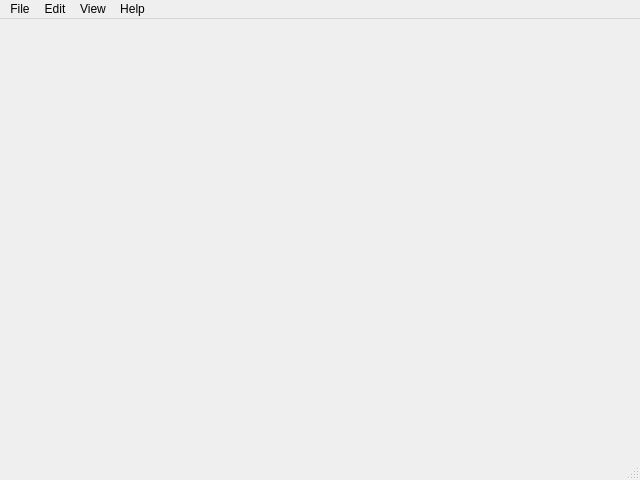
<?xml version="1.0" encoding="UTF-8"?>
<ui version="4.0">
 <class>MainWindow</class>
 <widget class="QMainWindow" name="MainWindow">
  <property name="geometry">
   <rect>
    <x>0</x>
    <y>0</y>
    <width>640</width>
    <height>480</height>
   </rect>
  </property>
  <property name="windowTitle">
   <string>MainWindow</string>
  </property>
  <widget class="QWidget" name="centralwidget">
   <layout class="QGridLayout" name="gridLayout"/>
  </widget>
  <widget class="QMenuBar" name="menubar">
   <property name="geometry">
    <rect>
     <x>0</x>
     <y>0</y>
     <width>640</width>
     <height>24</height>
    </rect>
   </property>
   <widget class="QMenu" name="menuFile">
    <property name="title">
     <string>File</string>
    </property>
    <addaction name="actionRefreshDevices"/>
    <addaction name="actionPortOptions"/>
    <addaction name="separator"/>
    <addaction name="actionQuit"/>
   </widget>
   <widget class="QMenu" name="menuHelp">
    <property name="title">
     <string>Help</string>
    </property>
    <addaction name="actionContents"/>
    <addaction name="separator"/>
    <addaction name="actionAboutQt"/>
    <addaction name="actionAbout"/>
   </widget>
   <widget class="QMenu" name="menuEdit">
    <property name="title">
     <string>Edit</string>
    </property>
    <addaction name="actionPreferences"/>
   </widget>
   <widget class="QMenu" name="menuView">
    <property name="title">
     <string>View</string>
    </property>
   </widget>
   <addaction name="menuFile"/>
   <addaction name="menuEdit"/>
   <addaction name="menuView"/>
   <addaction name="menuHelp"/>
  </widget>
  <widget class="QStatusBar" name="statusbar"/>
  <action name="actionPreferences">
   <property name="text">
    <string>Preferences</string>
   </property>
  </action>
  <action name="actionAbout">
   <property name="text">
    <string>About...</string>
   </property>
  </action>
  <action name="actionContents">
   <property name="text">
    <string>Contents</string>
   </property>
  </action>
  <action name="actionOpenPort">
   <property name="text">
    <string>Open Port</string>
   </property>
  </action>
  <action name="actionSave">
   <property name="text">
    <string>Save Log to File...</string>
   </property>
  </action>
  <action name="actionOpen_Port_Config">
   <property name="text">
    <string>Open Preset</string>
   </property>
  </action>
  <action name="actionRecent_Presents">
   <property name="text">
    <string>Recent Presets</string>
   </property>
  </action>
  <action name="actionSave_Preset">
   <property name="text">
    <string>Save Preset</string>
   </property>
  </action>
  <action name="actionSave_Preset_As">
   <property name="text">
    <string>Save Preset As...</string>
   </property>
  </action>
  <action name="actionPrint">
   <property name="text">
    <string>Print</string>
   </property>
  </action>
  <action name="actionQuit">
   <property name="text">
    <string>Quit</string>
   </property>
  </action>
  <action name="actionAboutQt">
   <property name="text">
    <string>About Qt...</string>
   </property>
  </action>
  <action name="actionRefreshDevices">
   <property name="text">
    <string>Refresh Devices</string>
   </property>
  </action>
  <action name="actionPortOptions">
   <property name="text">
    <string>Serial Port Options...</string>
   </property>
  </action>
 </widget>
 <resources/>
 <connections/>
</ui>
